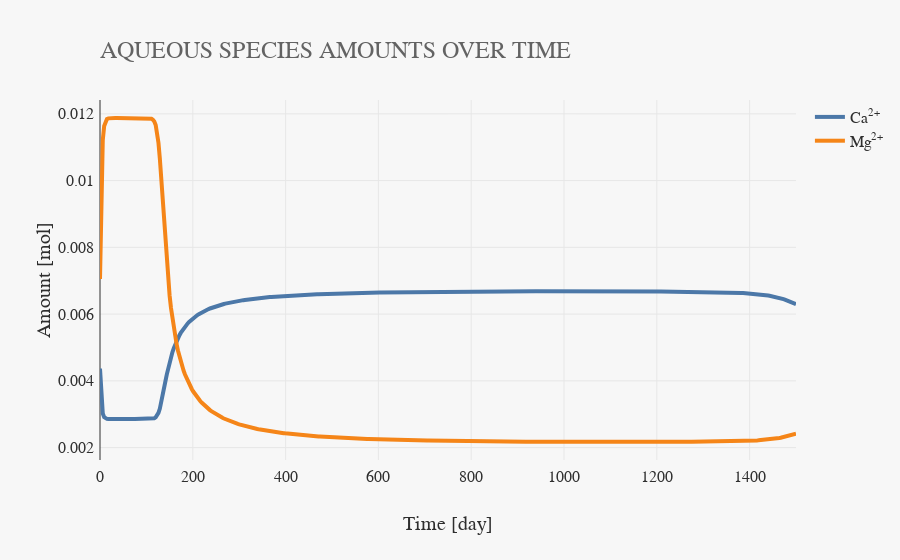

Source (notebook cell):
### Code cell
from reaktplot import *

fig1 = Figure()
fig1.title("AQUEOUS SPECIES AMOUNTS OVER TIME")
fig1.xaxisTitle("Time [day]")
fig1.yaxisTitle("Amount [mol]")
fig1.drawLine(table["Time"], table["Ca+2"], "Ca<sup>2+</sup>")
fig1.drawLine(table["Time"], table["Mg+2"], "Mg<sup>2+</sup>")
fig1.show()

### Figure 1 — Plotly figure (JSON) as saved in the notebook; plotly's stock layout.template omitted (floating-point values rounded to 4 significant figures; data arrays with more than 128 entries replaced by an {"elided": "..."} marker saying what was removed)
{"data": [{"mode": "lines", "name": "Ca<sup>2+</sup>", "type": "scatter", "x": {"elided": "501 int values"}, "y": {"elided": "501 float values"}}, {"mode": "lines", "name": "Mg<sup>2+</sup>", "type": "scatter", "x": {"elided": "501 int values"}, "y": {"elided": "501 float values"}}], "layout": {"title": {"text": "AQUEOUS SPECIES AMOUNTS OVER TIME"}, "xaxis": {"title": {"text": "Time [day]"}}, "yaxis": {"title": {"text": "Amount [mol]"}}}}
